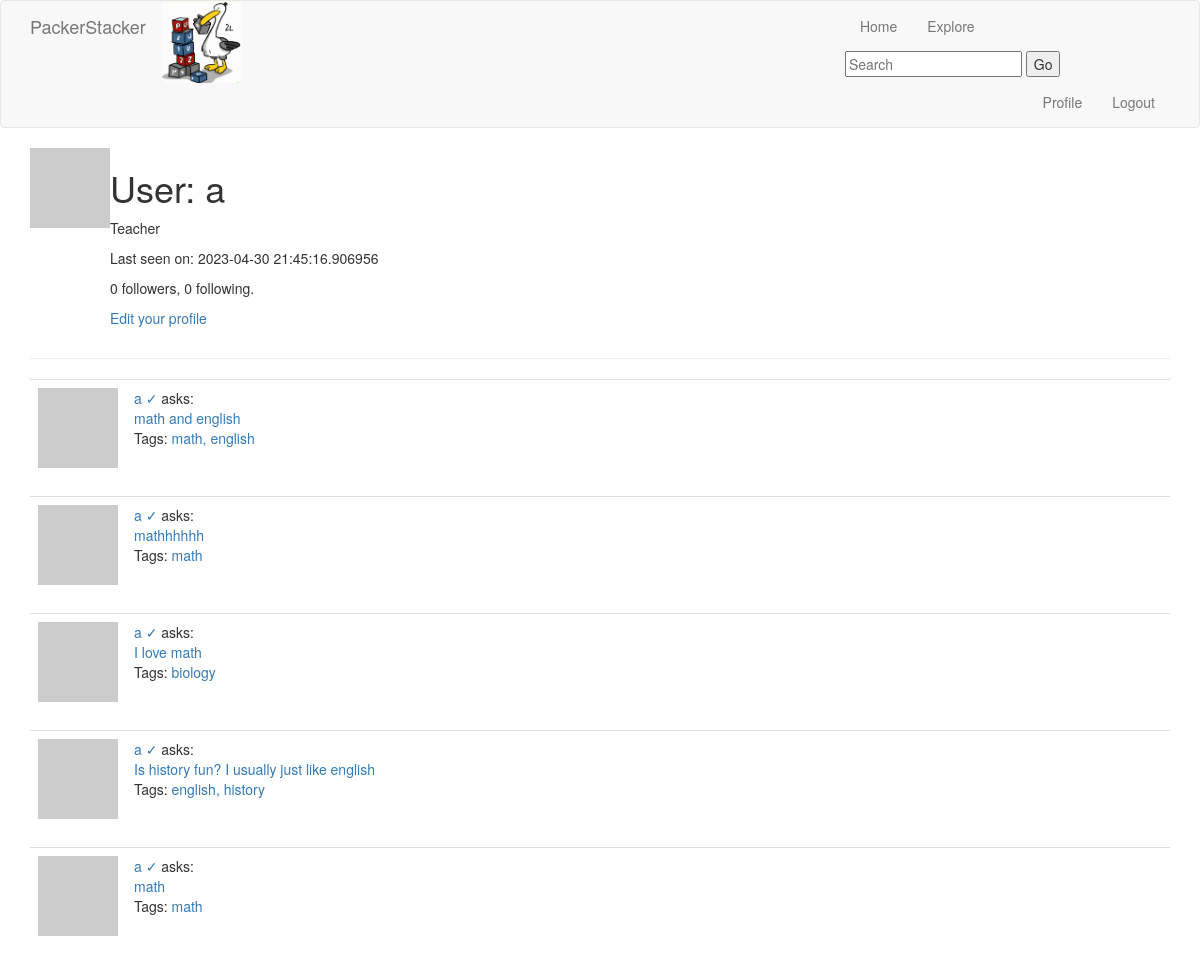
The app's page /user/a (signed in), older data.
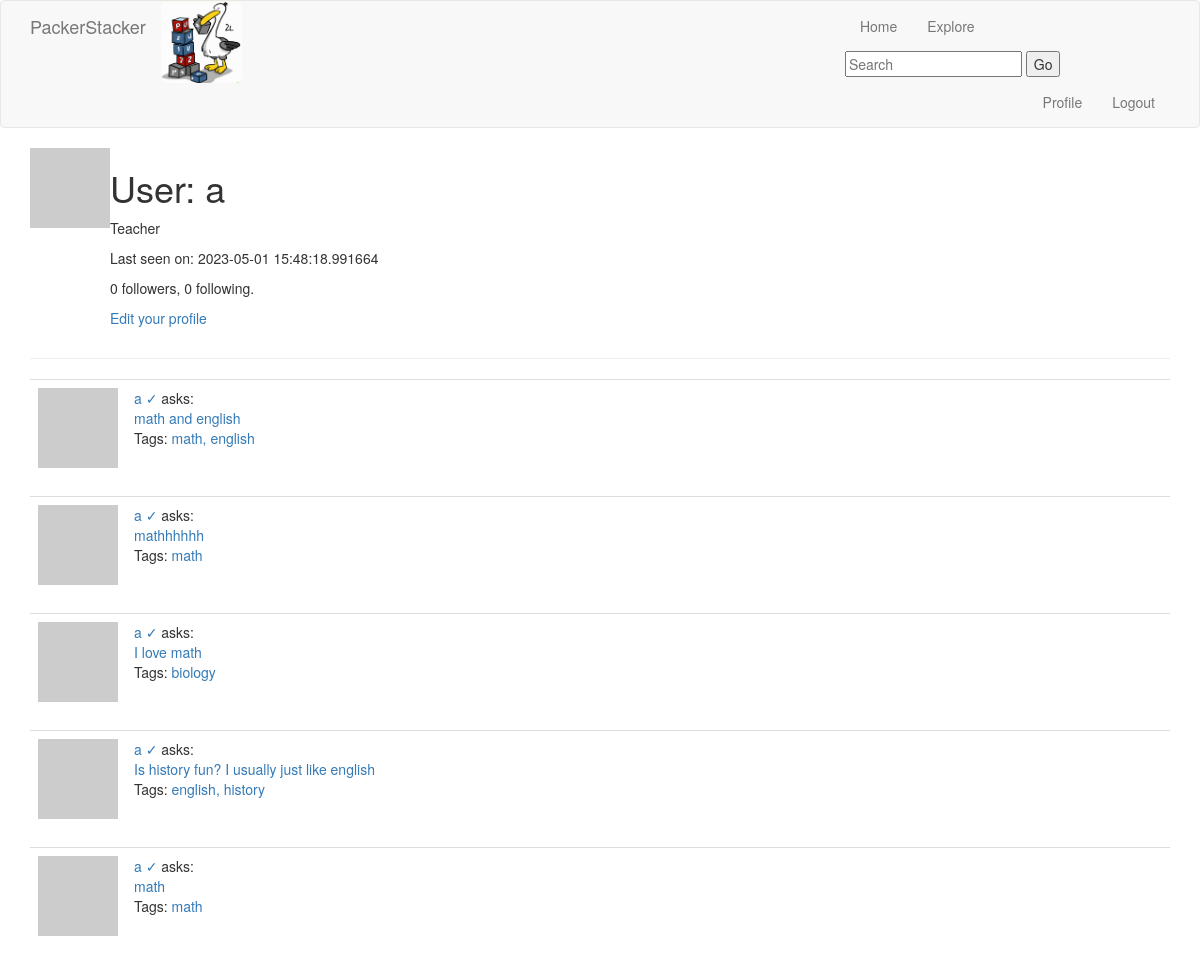
The same page, newer data.
### app/models.py (models this page shows, shortened)
class User(UserMixin, db.Model):
    id = db.Column(db.Integer, primary_key=True)
    username = db.Column(db.String(64), index=True, unique=True)
    email = db.Column(db.String(120), index=True, unique=True)
    password_hash = db.Column(db.String(128))
    questions = db.relationship('Question', backref='author', lazy='dynamic')
    replies = db.relationship('Reply', backref='author', lazy='dynamic')
    about_me = db.Column(db.String(140))
    last_seen = db.Column(db.DateTime, default=datetime.utcnow)
    type = db.Column(db.Boolean())
    def avatar(self, size):
        digest = md5(self.email.lower().encode('utf-8')).hexdigest()
        return 'https://www.gravatar.com/avatar/{}?d=identicon&s={}'.format(digest, size)
    followed = db.relationship(
        'User', secondary=followers,
        primaryjoin=(followers.c.follower_id == id),
        secondaryjoin=(followers.c.followed_id == id),
        backref=db.backref('followers', lazy='dynamic'), lazy='dynamic')

class Question(db.Model):
    id = db.Column(db.Integer, primary_key=True)
    body = db.Column(db.String(1000))
    timestamp = db.Column(db.DateTime, index=True, default=datetime.utcnow)
    user_id = db.Column(db.Integer, db.ForeignKey('user.id'))
    replies = db.relationship('Reply', backref='op', lazy='dynamic')

class Tag(db.Model):
    id = db.Column(db.Integer, primary_key=True)
    name = db.Column(db.String(30), unique=True)
    questions = db.relationship('Question', secondary='question_tag', backref='tags')

### app/routes.py (the view)
@app.route('/user/<username>')
@login_required
def user(username):
    user = User.query.filter_by(username=username).first_or_404()
    page = request.args.get('page', 1, type=int)
    questions = user.questions.order_by(Question.timestamp.desc()).paginate(
        page=page, per_page=app.config['QUESTIONS_PER_PAGE'], error_out=False)
    next_url = url_for('user', username=user.username, page=questions.next_num) \
        if questions.has_next else None
    prev_url = url_for('user', username=user.username, page=questions.prev_num) \
        if questions.has_prev else None
    form = EmptyForm()
    return render_template('user.html', user=user, questions=questions.items,
                           next_url=next_url, prev_url=prev_url, form=form)

### app/forms.py
class EmptyForm(FlaskForm):
    submit = SubmitField('Submit')

### app/models.py (called while the page is built)
@login.user_loader
def load_user(id):
    return User.query.get(int(id))

### app/routes.py (called while the page is built)
@app.before_request
def before_request():
    if current_user.is_authenticated:
        current_user.last_seen = datetime.utcnow()
        db.session.commit()

### app/templates/user.html (shortened to what this page needs)
{% extends "base.html" %}
{% import 'bootstrap/wtf.html' as wtf %}
{% block app_content %}
    <table>
      <tr valign="top">
          <td><img src="{{ user.avatar(128) }}"></td>
          <td>
            <h1>User: {{ user.username }}</h1>
            {%if user.type %}<p>Teacher</p> {% else %} <p>Student </p>{% endif %}
            {% if user.last_seen %}<p>Last seen on: {{ user.last_seen }}</p>{% endif %}
            <p>{{ user.followers.count() }} followers, {{ user.followed.count() }} following.</p>
            {% if user == current_user %}
            <p><a href="{{ url_for('edit_profile') }}">Edit your profile</a></p>
            {% endif %}
          </td>
        </tr>
    </table>
    <hr>
    {% for question in questions %}
        {% include '_question.html' %}
    {% endfor %}
{% endblock %}

### app/templates/base.html (shortened to what this page needs)
{% extends 'bootstrap/base.html' %}
{% block navbar %}
    <nav class="navbar navbar-default">
      <div class="container">
                <div class="navbar-header">
                    <a class="navbar-brand" href="{{ url_for('index') }}">PackerStacker</a>
                    <img src="static/logo.jpg" class="img-rounded" alt="Packer Stacker" style="width:10%">
                </div>
                <div class="collapse navbar-collapse" id="bs-example-navbar-collapse-1">
                    <ul class="nav navbar-nav">
                        <li><a href="{{ url_for('index') }}">Home</a></li>
                        <li><a href="{{ url_for('explore') }}">Explore</a></li>
                    </ul>
                    <form action="{{ url_for('search') }}" method="POST">
			                   <input type="text" name="query" placeholder="Search">
			                    <button type="submit">Go</button>
		                </form>
                    <ul class="nav navbar-nav navbar-right">
                        {% if current_user.is_anonymous %}
                        <li><a href="{{ url_for('login') }}">Login</a></li>
                        {% else %}
                        <li><a href="{{ url_for('user', username=current_user.username) }}">Profile</a></li>
                        <li><a href="{{ url_for('logout') }}">Logout</a></li>
                        {% endif %}
                    </ul>
                </div>
            </div>
        </nav>
{% endblock %}
{% block content %}
    <div class="container">
        {% block app_content %}{% endblock %}
    </div>
{% endblock %}

### app/templates/_question.html
<table class="table table-hover">
      <tr>
          <td width="70px">
                  <img src="{{ question.author.avatar(70) }}" />
          </td>
          <td>
              <a href="{{ url_for('user', username=question.author.username) }}">
                  {{ question.author.username }} {%if question.author.type %} &#x2713 {%endif%}
              </a>
              asks:
              <br>
              <a style="text-decoration: none" href="{{ url_for('question_page', id=question.id) }}">
                {{ question.body }}
              </a>
              <br>
              <p>Tags: {% for tag in question.tags %}
                <a href="{{ url_for('tag_page', id=tag.id) }}">
                  {{ tag.name }}{% if not loop.last %}, {% endif %}{% endfor %}
                </a>
                </p>
          </td>
      </tr>
</table>

Row changes from the older to the newer data that the page shows:
changed User: last_seen "2023-04-30 21:45:16.906956" → "2023-05-01 15:48:18.991664"
